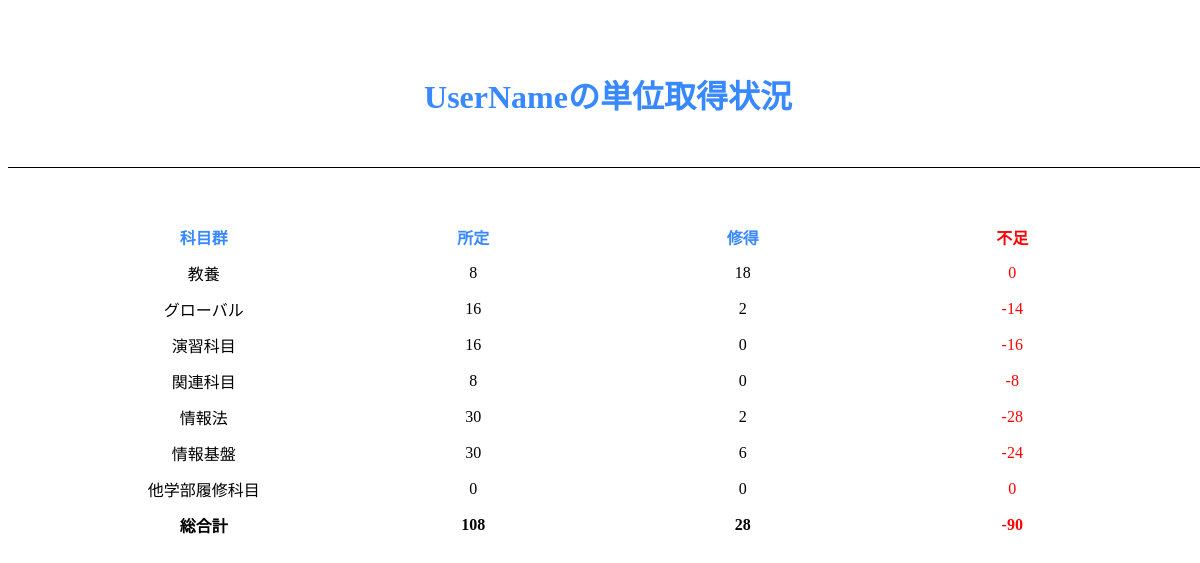
/display_credit/, run on the app's committed database.
### credit_calculator/models.py (models this page shows)
class Genre(models.Model):
    name = models.CharField(max_length=20)  # 科目群の名前
    credit_minimum = models.IntegerField(default=0)  # 最低単位数

### credit_calculator/views.py (the view)
# urls.py: path('display_credit/', views.display_credit, name="display_calculator")
def display_credit(request):
    genres = Genre.objects.all()
    timetables = Timetable.objects.all()
    genre_course_counts = []
    credit_total = 0
    difference_total = 0
    minimum_total = 0
    for genre in genres:
        minimum_total += genre.credit_minimum
        course_count = CourseSchedule.objects.filter(course__genre=genre, timetable__isnull=False).count()
        credit_sum = genre.courses.filter(schedules__timetable__isnull=False).aggregate(total_credits=Sum('credit_number')).get('total_credits')
        credit_sum = 0 if credit_sum is None else credit_sum
        credit_total += credit_sum
        difference =  credit_sum - genre.credit_minimum
        if difference > 0:
            difference = 0
        difference_total += difference
        genre_course_counts.append({
            'genre': genre,
            'course_count': course_count,
            'name': genre.name,
            'credit_minimum': genre.credit_minimum,
            'sum': credit_sum,
            'credit_total': credit_total,
            'difference': difference,
            'difference_total': difference_total,
            'minimum_total': minimum_total
        })
    context = {
        'genres': genres,
        'timetables': timetables,
        'genres': genre_course_counts,
        'credit_total': credit_total,
        'difference_total': difference_total,
        'minimum_total': minimum_total
    }
    return render(request, 'display_credit.html', context)

### templates/display_credit.html (shortened to what this page needs)
<!DOCTYPE html>
<html>
  <head>
  </head>
  <body>
    <h1>UserNameの単位取得状況</h1>
    <table>
      <tr>
        <th>科目群</th>
        <th>所定</th>
        <th>修得</th>
        <th class="husoku">不足</th>
      </tr>
      {% for genre in genres %}
      <tr>
        <td>{{ genre.name }}</td>
        <td>{{ genre.credit_minimum }}</td>
        <td>{{ genre.sum }}</td>
        <td class="husoku">{{ genre.difference}}</td>
      </tr>
      {% endfor %}
      <tr>
        <th class="last">総合計</th>
        <th class="last">{{ minimum_total }}</th>
        <th class="last">{{ credit_total }}</th>
        <th class="husoku">{{ difference_total }}</th>
      </tr>
    </table>
  </body>
</html>

### templates/display_credit.html (style rules this page uses)
body { width: 100%; }
h1 { color: #3888ff; text-align: center; padding: 50px 0; border-bottom: 1px solid black; }
table { width: 90%; margin: 50px auto; }
th { width: 5%; padding: 5px 0; color: #3888ff; }
.husoku { width: 5%; padding: 5px 0; color: red; }
td { text-align: center; padding: 5px 0; }
.last { color: black; }

### data on the page
Genre: name "教養", credit_minimum "8", sum "18", difference "0"
Genre: name "グローバル", credit_minimum "16", sum "2", difference "-14"
Genre: name "演習科目", credit_minimum "16", sum "0", difference "-16"
Genre: name "関連科目", credit_minimum "8", sum "0", difference "-8"
Genre: name "情報法", credit_minimum "30", sum "2", difference "-28"
Genre: name "情報基盤", credit_minimum "30", sum "6", difference "-24"
Genre: name "他学部履修科目", credit_minimum "0", sum "0", difference "0"

### other printed values
{{ minimum_total }} "108"
{{ credit_total }} "28"
{{ difference_total }} "-90"
